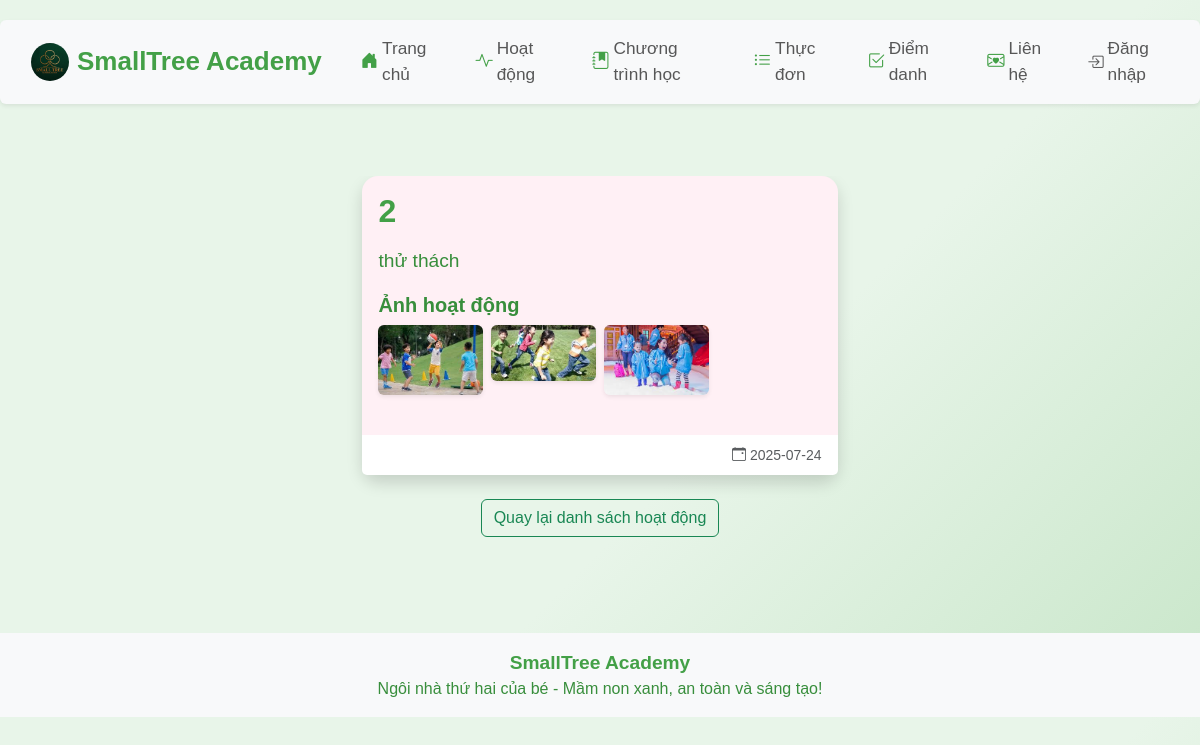
The app's page /activities/2 with its own data.
### app/models.py (models this page shows)
class Activity(db.Model):
    id = db.Column(db.Integer, primary_key=True)
    title = db.Column(db.String(100), nullable=False)
    description = db.Column(db.Text, nullable=False)
    date = db.Column(db.Date, nullable=False)
    image = db.Column(db.String(200))  # Đường dẫn hình nền
    images = db.relationship('ActivityImage', backref='activity', lazy=True)

class ActivityImage(db.Model):
    id = db.Column(db.Integer, primary_key=True)
    filename = db.Column(db.String(200), nullable=False)
    filepath = db.Column(db.String(300), nullable=False)
    upload_date = db.Column(db.DateTime, nullable=False)
    activity_id = db.Column(db.Integer, db.ForeignKey('activity.id'), nullable=False)

### app/routes.py (the view)
@main.route('/activities/<title>')
def activity_detail(title):
    from urllib.parse import unquote
    title = unquote(title.replace('-', ' '))
    post = Activity.query.filter_by(title=title).first()
    if not post:
        flash('Không tìm thấy bài viết!', 'danger')
        return redirect(url_for('main.activities'))
    print('DEBUG: Gallery images:', post.images)
    activity = {
        'title': post.title,
        'content': post.description,
        'image': post.image,
        'date_posted': post.date.strftime('%Y-%m-%d'),
        'gallery': post.images  # Thêm danh sách ảnh gallery
    }
    mobile = is_mobile()
    from app.forms import DeleteActivityForm
    form = DeleteActivityForm()
    return render_template('activity_detail.html', activity=activity, title=post.title, mobile=mobile, form=form)

### app/__init__.py (called while the page is built)
def create_app():
    app = Flask(__name__)
    app.config['SECRET_KEY'] = 'your-secret-key'
    app.config['SQLALCHEMY_DATABASE_URI'] = 'sqlite:///site.db'
    app.config['SQLALCHEMY_TRACK_MODIFICATIONS'] = False
    db.init_app(app)
    migrate = Migrate(app, db)
    csrf = CSRFProtect(app)
    @app.context_processor
    def inject_csrf_token():
        from flask_wtf.csrf import generate_csrf
        return dict(csrf_token=generate_csrf)
    from app.routes import main
    app.register_blueprint(main)
    return app

### app/routes.py (called while the page is built)
def is_mobile():
    ua = request.user_agent.string.lower()
    return 'mobile' in ua or 'android' in ua or 'iphone' in ua

### app/templates/activity_detail.html (shortened to what this page needs)
{% extends 'base.html' %}
{% block content %}
<div class="container mt-5 mb-5">
    <div class="row justify-content-center">
        <div class="col-lg-8">
            <div class="card shadow rounded-4 border-0">
                <div class="card-body">
                    <h2 class="fw-bold mb-3" style="color:#43a047;">{{ activity.title }}</h2>
                    <div class="mb-3" style="color:#388e3c; font-size:1.2em;">
                        {{ activity.content|safe }}
                    </div>
                    {% if activity.gallery and activity.gallery|length > 0 %}
                    <div class="mb-3">
                        <h5 class="fw-bold mb-2" style="color:#388e3c;">Ảnh hoạt động</h5>
                        <div class="row g-2">
                            {% for img in activity.gallery %}
                            <div class="col-6 col-md-4 col-lg-3">
                                <a href="{{ url_for('static', filename=img.filepath) }}" target="_blank">
                                    <img src="{{ url_for('static', filename=img.filepath) }}" class="img-fluid rounded shadow-sm mb-2" style="max-height:140px; object-fit:cover; width:100%;" alt="Ảnh hoạt động">
                                </a>
                            </div>
                            {% endfor %}
                        </div>
                    </div>
                    {% endif %}
                </div>
                <div class="card-footer bg-white border-0 text-end">
                    <small class="text-muted"><i class="bi bi-calendar-event me-1"></i>{{ activity.date_posted }}</small>
                </div>
            </div>
            <div class="mt-4 text-center">
                <a href="/activities" class="btn btn-outline-success">Quay lại danh sách hoạt động</a>
            </div>
        </div>
    </div>
</div>
{% endblock %}

### app/static/css/style.css (style rules this page uses)
body { font-family: 'Comic Sans MS', 'Arial', sans-serif; background: linear-gradient(135deg, #e8f5e9 60%, #c8e6c9 100%); }
.container { width: 80%; margin: auto; overflow: hidden; }
h1, h2, h3 { color: #ff69b4; font-family: 'Comic Sans MS', 'Arial', sans-serif; text-shadow: 1px 1px 2px #fff0f5; }
p { line-height: 1.6; }
.card { border-radius: 18px; box-shadow: 0 2px 8px rgba(255, 182, 193, 0.2); background: #fff0f5; }

### records on screen
Activity: content "thử thách"
ActivityImage: filepath (picture)
ActivityImage: filepath (picture)
ActivityImage: filepath (picture)

### other values on screen
{{ activity.title }} "2"
{{ activity.date_posted }} "2025-07-24"
